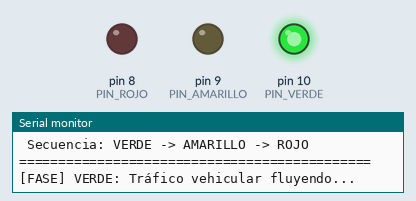
Recording of a sketch running on a simulated Arduino Uno, built with avr-gcc and run on an emulated ATmega328P. On the bench: output pins drawn as LEDs (lit = HIGH), the last lines printed to the serial monitor.

Above: at 2.6 s.
At 6.1 s:
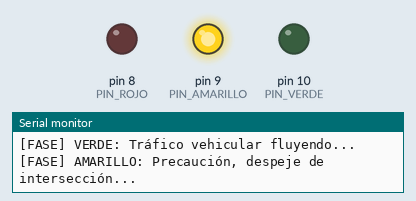
At 9.6 s:
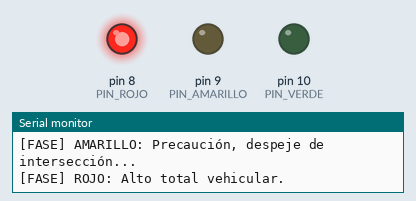
Timing chart, 0 to 15.7 s (numbered marks = the images above):
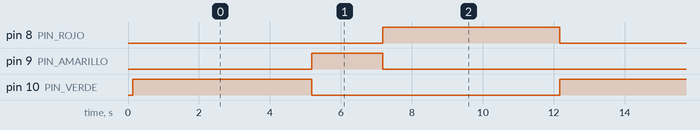

Measured:
- by itself, pin 8 (PIN_ROJO), pin 10 (PIN_VERDE): alternates HIGH for 5.0 s and LOW for 7.0 s
- by itself, pin 9 (PIN_AMARILLO): alternates HIGH for 2.0 s and LOW for 10.0 s
- by itself, everything shown: repeats every 12.0 s, in 3 steps

The sketch:

02_Semaforo_Americano.ino
```cpp
/*
 * ==============================================================================
 * PROYECTO 2: Simulación de un Semáforo Americano Estándar (MUTCD)
 * ==============================================================================
 * Descripción:
 *   Implementación del ciclo de un semáforo vehicular según el estándar
 *   estadounidense (Manual on Uniform Traffic Control Devices - MUTCD).
 *   Secuencia cíclica: VERDE -> AMARILLO (precaución) -> ROJO (alto) -> VERDE.
 *   (A diferencia del modelo británico/europeo, no existe fase Rojo+Amarillo simultánea).
 *
 * Análisis Circuital:
 *   - Vcc = 5.0 V
 *   - LED Rojo:     Vf ≈ 2.0 V  ->  R = (5.0 - 2.0) / 0.015 A ≈ 200 Ω -> Usamos 220 Ω
 *   - LED Amarillo: Vf ≈ 2.1 V  ->  R = (5.0 - 2.1) / 0.015 A ≈ 193 Ω -> Usamos 220 Ω
 *   - LED Verde:    Vf ≈ 3.0 V  ->  R = (5.0 - 3.0) / 0.010 A ≈ 200 Ω -> Usamos 220 Ω
 *   - Corriente total máxima simultánea: Solo un LED encendido a la vez (~10 - 15 mA),
 *     lo cual está muy por debajo del límite de 200 mA del regulador del ATmega328P.
 *
 * Asignación de Pines:
 *   - Pin Digital 10 -> Ánodo LED Verde (Salida)
 *   - Pin Digital 9  -> Ánodo LED Amarillo (Salida)
 *   - Pin Digital 8  -> Ánodo LED Rojo (Salida)
 *   - Cátodos de los 3 LEDs conectados a resistencias de 220 Ω y luego a GND común.
 * ==============================================================================
 */

// Definición de pines
const uint8_t PIN_VERDE    = 10;
const uint8_t PIN_AMARILLO = 9;
const uint8_t PIN_ROJO     = 8;

// Tiempos de cada fase en milisegundos (Escala adaptada para simulación cómoda)
const unsigned long TIEMPO_VERDE    = 5000; // 5 segundos en verde
const unsigned long TIEMPO_AMARILLO = 2000; // 2 segundos en amarillo (precaución)
const unsigned long TIEMPO_ROJO     = 5000; // 5 segundos en rojo (alto)

void setup() {
  Serial.begin(9600);
  Serial.println(F("============================================="));
  Serial.println(F(" Sistema Iniciado: 02 - Semáforo Americano  "));
  Serial.println(F(" Secuencia: VERDE -> AMARILLO -> ROJO       "));
  Serial.println(F("============================================="));

  // Configuración de los pines como salidas
  pinMode(PIN_VERDE, OUTPUT);
  pinMode(PIN_AMARILLO, OUTPUT);
  pinMode(PIN_ROJO, OUTPUT);

  // Estado inicial: Todos apagados
  apagarTodos();
}

void loop() {
  // FASE 1: LUZ VERDE (Paso vehicular permitido)
  establecerLuces(HIGH, LOW, LOW);
  Serial.println(F("[FASE] VERDE: Tráfico vehicular fluyendo..."));
  delay(TIEMPO_VERDE);

  // FASE 2: LUZ AMARILLA (Advertencia de cambio a rojo / despeje)
  establecerLuces(LOW, HIGH, LOW);
  Serial.println(F("[FASE] AMARILLO: Precaución, despeje de intersección..."));
  delay(TIEMPO_AMARILLO);

  // FASE 3: LUZ ROJA (Detención obligatoria)
  establecerLuces(LOW, LOW, HIGH);
  Serial.println(F("[FASE] ROJO: Alto total vehicular."));
  delay(TIEMPO_ROJO);
}

// Función auxiliar para fijar los estados de los tres LEDs de forma atómica y clara
void establecerLuces(uint8_t verde, uint8_t amarillo, uint8_t rojo) {
  digitalWrite(PIN_VERDE, verde);
  digitalWrite(PIN_AMARILLO, amarillo);
  digitalWrite(PIN_ROJO, rojo);
}

// Función para apagar todas las luces
void apagarTodos() {
  establecerLuces(LOW, LOW, LOW);
}
```
